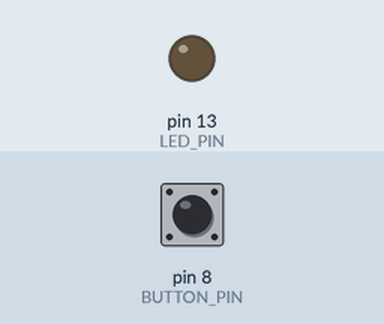
A sketch run on a simulated Arduino Uno, built with avr-gcc and run on an emulated ATmega328P. Parts: output pins drawn as LEDs (lit = HIGH). Inputs (shaded band) come from the test bench; at power-on: pin 8 (BUTTON_PIN) LOW.

Above: at 1.2 s.
1.3 s: pin 8 (BUTTON_PIN) pulled HIGH for 0.15 s
At 2.2 s:
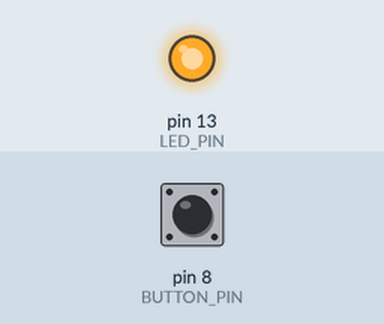
Timing chart, 0 to 4.3 s (numbered marks = the images above; inputs shaded):
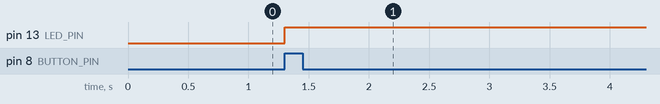

The sketch:

Button-state.ino
```cpp
#define BUTTON_PIN 8
#define LED_PIN 13

void setup() {
pinMode(LED_PIN, OUTPUT);
pinMode(BUTTON_PIN, INPUT);// INPUT is optional since it is the default state for pins

// turn the LED of when we start
digitalWrite(LED_PIN, LOW);
}

void loop() {
boolean buttonPressed = digitalRead(BUTTON_PIN);

if (buttonPressed) {
    // turn the LED on
    digitalWrite(LED_PIN, HIGH);
}


}
```

Measured:
- after the input at 1.3 s, pin 13 (LED_PIN): LOW → HIGH at once
